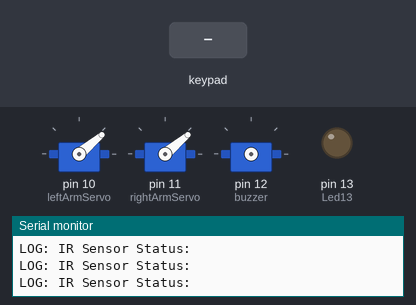
This sketch was run on a simulated Arduino Uno, built with avr-gcc and run on an emulated ATmega328P. On the bench: 3 × servo, output pins drawn as LEDs (lit = HIGH), the last lines printed to the serial monitor. Wiring (inferred from the names in the program): servo: signal pin 12. The test bench sets the inputs (shaded band). Servo pulses on a pin are drawn as a servo (544–2400 µs = 0–180°); pins used as bus, display or sensor lines are not drawn.

Above: at 1.2 s.
1.3 s: key '1' pressed
At 1.6 s:
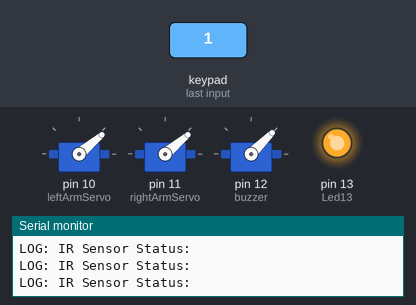
2.9 s: keypad keys 1 3 9 7 pressed 0.4 s apart
At 3.7 s:
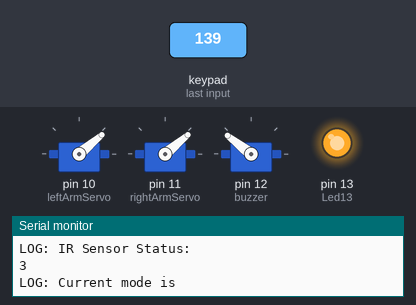
6.0 s: key '2' pressed
At 6.3 s:
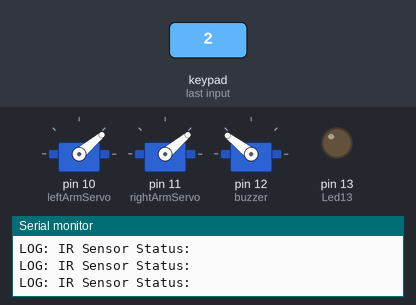
Timing chart, 0 to 9.0 s (numbered marks = the images above; inputs shaded):
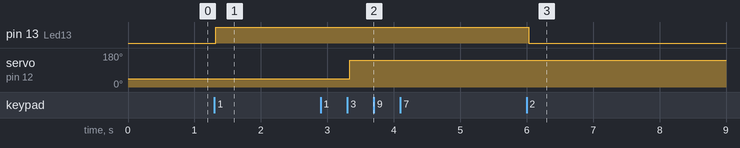

The sketch:

Arduino.RobotProgram.ino
```cpp
#include <Keypad.h>
#include <Servo.h>

// PIN Assignments
int Led13 = 13;                       // Define LED port; this is the LED built in to the Arduino (labled L)
int buzzer = 12;
int IRSensor = 8;

// Keypad
const byte ROWS = 4; //four rows
const byte COLS = 4; //four columns
//define the cymbols on the buttons of the keypads
char hexaKeys[ROWS][COLS] = {
  {'1','2','3','A'},
  {'4','5','6','B'},
  {'7','8','9','C'},
  {'*','0','#','D'}
};
byte rowPins[ROWS] = {9, 8, 7, 6}; //connect to the row pinouts of the keypad
byte colPins[COLS] = {5, 4, 3, 2}; //connect to the column pinouts of the keypad

//initialize an instance of class NewKeypad
Keypad customKeypad = Keypad( makeKeymap(hexaKeys), rowPins, colPins, ROWS, COLS);

Servo leftArmServo;
Servo rightArmServo;
int leftArmServoAngle = 0;
int rightArmServoAngle = 0;
const int armStep = 50;

String latestCommand = "";
String currentMode = "KeyPad";

int loopControl = 0;

void setup() {
  currentMode = "KeyPad";
  loopControl = 0;
  Serial.begin(9600); // The IDE settings for Serial Monitor/Plotter (preferred) must match this speed
  pinMode(Led13, OUTPUT);
  pinMode(buzzer, OUTPUT);
  pinMode(IRSensor, INPUT);
  leftArmServo.attach(10);
  rightArmServo.attach(11);
  leftArmServo.write(40);
  rightArmServo.write(40);
}

void loop() {
  if (currentMode == "AllowRemote") {
    if (Serial.available() > 0) {
      latestCommand = Serial.readString();
      latestCommand.replace("\n", "");
      Serial.println("Received: " + latestCommand);

      if (latestCommand == "Buzz") {
        buzz(2, 700);
      }
      else if (latestCommand == "LedOn") {
        ledOn();
      }
      else if (latestCommand == "LedOff") {
        ledOff();
      }
      else if (latestCommand == "UseKeyPad") {
        setModeKeyPad();
      }
      else if (latestCommand == "LeftArmUp") {
        turnLeftArmNegative(armStep);
      }
      else if (latestCommand == "LeftArmDown") {
        turnLeftArmPositive(armStep);
      }
      else if (latestCommand == "RightArmUp") {
        turnRightArmNegative(armStep);
      }
      else if (latestCommand == "RightArmDown") {
        turnRightArmPositive(armStep);
      }
      else {
        log("Unknown remote command: " + latestCommand);
      }
    }
  }

  char customKey = getKeypadKey();
  if (customKey) {
    log("KeyPressed: " + customKey);
    switch (customKey) {
      case '1': ledOn(); beep(1); break;
      case '2': ledOff(); break;
      case '3': buzz(2, 700); break;
      case '4': resetLeftArm(); break;
      case '5': turnLeftArmPositive(armStep); break;
      case '6': turnLeftArmNegative(armStep); break;
      case '7': resetRightArm(); break;
      case '8': turnRightArmPositive(armStep); break;
      case '9': turnRightArmNegative(armStep); break;
      case 'A': setModeRemote(); break;
      case 'D': setModeKeyPad(); break;
      default: log("No action for key " + customKey);
    }
  }

  int irSensorStatus = digitalRead(IRSensor);
  log("IR Sensor Status: " + irSensorStatus);

  loopControl++;
  if (loopControl >= 30000) {
    log("Current mode is " + currentMode);
    loopControl = 0;
  }
}

void ledOn() {
  digitalWrite(Led13, HIGH);
}

void ledOff() {
  digitalWrite(Led13, LOW);
}

char getKeypadKey() {
  char customKey = customKeypad.getKey();

  if (customKey){
    Serial.println(customKey);
  }
  return customKey;
}

void beep(int frequency) {
  buzz(frequency, 30);
}

void buzz(int frequency, unsigned char length) {
  unsigned char i;
  //output an frequency
  for(i = 0; i < length; i++)
  {
    digitalWrite(buzzer,HIGH);
    delay(frequency);
    digitalWrite(buzzer,LOW);
    delay(frequency);
  }
}

void setModeRemote() {
  currentMode = "AllowRemote";
  log("Switched to Remote mode");
}

void setModeKeyPad() {
  currentMode = "KeyPad";
  log("Switched to KeyPad mode");
}

void turnLeftArmPositive(int step) {
  turnServoPositive(leftArmServo, step);
}

void turnLeftArmNegative(int step) {
  turnServoNegative(leftArmServo, step);
}

void resetLeftArm() {
  resetServo(leftArmServo);
}

void turnRightArmPositive(int step) {
  turnServoPositive(rightArmServo, step);
}

void turnRightArmNegative(int step) {
  turnServoNegative(rightArmServo, step);
}

void resetRightArm() {
  resetServo(rightArmServo);
}

void turnServoPositive(Servo servo, int step) {
  servo.write(servo.read() + step);
}

void turnServoNegative(Servo servo, int step) {
  servo.write(servo.read() - step);
}

void resetServo(Servo servo) {
  servo.write(0);
}

void log(String message) {
  Serial.println("LOG: " + message);
}
```

Measured:
- after the input at 1.3 s, pin 13 (Led13): LOW → HIGH at once
- after the input at 2.9 s, servo on pin 12 (buzzer): 45° → 142° after 0.44 s
- after the input at 6.0 s, pin 13 (Led13): HIGH → LOW at once
